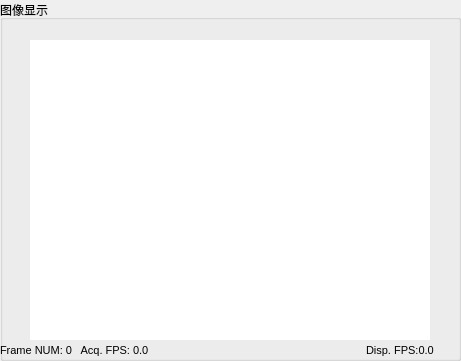
     <widget class="QGroupBox" name="groupBox">
      <property name="geometry">
       <rect>
        <x>0</x>
        <y>0</y>
        <width>461</width>
        <height>361</height>
       </rect>
      </property>
      <property name="title">
       <string>图像显示</string>
      </property>
      <widget class="QLabel" name="ShowFrameRateLabel_1">
       <property name="geometry">
        <rect>
         <x>366</x>
         <y>340</y>
         <width>101</width>
         <height>20</height>
        </rect>
       </property>
       <property name="font">
        <font>
         <pointsize>8</pointsize>
        </font>
       </property>
       <property name="text">
        <string>Disp. FPS:0.0   </string>
       </property>
      </widget>
      <widget class="QLabel" name="VendorName_1">
       <property name="geometry">
        <rect>
         <x>0</x>
         <y>20</y>
         <width>121</width>
         <height>16</height>
        </rect>
       </property>
       <property name="font">
        <font>
         <pointsize>8</pointsize>
        </font>
       </property>
       <property name="text">
        <string>&lt;No Device Opened&gt;</string>
       </property>
      </widget>
      <widget class="QLabel" name="AcqFrameRateLabel_1">
       <property name="geometry">
        <rect>
         <x>0</x>
         <y>340</y>
         <width>161</width>
         <height>20</height>
        </rect>
       </property>
       <property name="font">
        <font>
         <pointsize>8</pointsize>
        </font>
       </property>
       <property name="text">
        <string>Frame NUM: 0   Acq. FPS: 0.0      </string>
       </property>
      </widget>
      <widget class="QLabel" name="ImageLabel_1">
       <property name="geometry">
        <rect>
         <x>30</x>
         <y>40</y>
         <width>400</width>
         <height>300</height>
        </rect>
       </property>
       <property name="palette">
        <palette>
         <active>
          <colorrole role="WindowText">
           <brush brushstyle="SolidPattern">
            <color alpha="255">
             <red>0</red>
             <green>0</green>
             <blue>0</blue>
            </color>
           </brush>
          </colorrole>
          <colorrole role="Button">
           <brush brushstyle="SolidPattern">
            <color alpha="255">
             <red>255</red>
             <green>255</green>
             <blue>255</blue>
            </color>
           </brush>
          </colorrole>
          <colorrole role="Light">
           <brush brushstyle="SolidPattern">
            <color alpha="255">
             <red>255</red>
             <green>255</green>
             <blue>255</blue>
            </color>
           </brush>
          </colorrole>
          <colorrole role="Midlight">
           <brush brushstyle="SolidPattern">
            <color alpha="255">
             <red>255</red>
             <green>255</green>
             <blue>255</blue>
            </color>
           </brush>
          </colorrole>
          <colorrole role="Dark">
           <brush brushstyle="SolidPattern">
            <color alpha="255">
             <red>127</red>
             <green>127</green>
             <blue>127</blue>
            </color>
           </brush>
          </colorrole>
          <colorrole role="Mid">
           <brush brushstyle="SolidPattern">
            <color alpha="255">
             <red>170</red>
             <green>170</green>
             <blue>170</blue>
            </color>
           </brush>
          </colorrole>
          <colorrole role="Text">
           <brush brushstyle="SolidPattern">
            <color alpha="255">
             <red>0</red>
             <green>0</green>
             <blue>0</blue>
            </color>
           </brush>
          </colorrole>
          <colorrole role="BrightText">
           <brush brushstyle="SolidPattern">
            <color alpha="255">
             <red>255</red>
             <green>255</green>
             <blue>255</blue>
            </color>
           </brush>
          </colorrole>
          <colorrole role="ButtonText">
           <brush brushstyle="SolidPattern">
            <color alpha="255">
             <red>0</red>
             <green>0</green>
             <blue>0</blue>
            </color>
           </brush>
          </colorrole>
          <colorrole role="Base">
           <brush brushstyle="SolidPattern">
            <color alpha="255">
             <red>255</red>
             <green>255</green>
             <blue>255</blue>
            </color>
           </brush>
          </colorrole>
          <colorrole role="Window">
           <brush brushstyle="SolidPattern">
            <color alpha="255">
             <red>255</red>
             <green>255</green>
             <blue>255</blue>
            </color>
           </brush>
          </colorrole>
          <colorrole role="Shadow">
           <brush brushstyle="SolidPattern">
            <color alpha="255">
             <red>0</red>
             <green>0</green>
             <blue>0</blue>
            </color>
           </brush>
          </colorrole>
          <colorrole role="AlternateBase">
           <brush brushstyle="SolidPattern">
            <color alpha="255">
             <red>255</red>
             <green>255</green>
             <blue>255</blue>
            </color>
           </brush>
          </colorrole>
          <colorrole role="ToolTipBase">
           <brush brushstyle="SolidPattern">
            <color alpha="255">
             <red>255</red>
             <green>255</green>
             <blue>220</blue>
            </color>
           </brush>
          </colorrole>
          <colorrole role="ToolTipText">
           <brush brushstyle="SolidPattern">
            <color alpha="255">
             <red>0</red>
             <green>0</green>
             <blue>0</blue>
            </color>
           </brush>
          </colorrole>
          <colorrole role="PlaceholderText">
           <brush brushstyle="NoBrush">
            <color alpha="128">
             <red>0</red>
             <green>0</green>
             <blue>0</blue>
            </color>
           </brush>
          </colorrole>
         </active>
         <inactive>
          <colorrole role="WindowText">
           <brush brushstyle="SolidPattern">
            <color alpha="255">
             <red>0</red>
             <green>0</green>
             <blue>0</blue>
            </color>
           </brush>
          </colorrole>
          <colorrole role="Button">
           <brush brushstyle="SolidPattern">
            <color alpha="255">
             <red>255</red>
             <green>255</green>
             <blue>255</blue>
            </color>
           </brush>
          </colorrole>
          <colorrole role="Light">
           <brush brushstyle="SolidPattern">
            <color alpha="255">
             <red>255</red>
             <green>255</green>
             <blue>255</blue>
            </color>
           </brush>
          </colorrole>
          <colorrole role="Midlight">
           <brush brushstyle="SolidPattern">
            <color alpha="255">
             <red>255</red>
             <green>255</green>
             <blue>255</blue>
            </color>
           </brush>
          </colorrole>
          <colorrole role="Dark">
           <brush brushstyle="SolidPattern">
            <color alpha="255">
             <red>127</red>
             <green>127</green>
             <blue>127</blue>
            </color>
           </brush>
          </colorrole>
          <colorrole role="Mid">
           <brush brushstyle="SolidPattern">
            <color alpha="255">
             <red>170</red>
             <green>170</green>
             <blue>170</blue>
            </color>
           </brush>
          </colorrole>
          <colorrole role="Text">
           <brush brushstyle="SolidPattern">
            <color alpha="255">
             <red>0</red>
             <green>0</green>
             <blue>0</blue>
            </color>
           </brush>
          </colorrole>
          <colorrole role="BrightText">
           <brush brushstyle="SolidPattern">
            <color alpha="255">
             <red>255</red>
             <green>255</green>
             <blue>255</blue>
            </color>
           </brush>
          </colorrole>
          <colorrole role="ButtonText">
           <brush brushstyle="SolidPattern">
            <color alpha="255">
             <red>0</red>
             <green>0</green>
             <blue>0</blue>
            </color>
           </brush>
          </colorrole>
          <colorrole role="Base">
           <brush brushstyle="SolidPattern">
            <color alpha="255">
             <red>255</red>
             <green>255</green>
             <blue>255</blue>
            </color>
           </brush>
          </colorrole>
          <colorrole role="Window">
           <brush brushstyle="SolidPattern">
            <color alpha="255">
             <red>255</red>
             <green>255</green>
             <blue>255</blue>
            </color>
           </brush>
          </colorrole>
          <colorrole role="Shadow">
           <brush brushstyle="SolidPattern">
            <color alpha="255">
             <red>0</red>
             <green>0</green>
             <blue>0</blue>
            </color>
           </brush>
          </colorrole>
          <colorrole role="AlternateBase">
           <brush brushstyle="SolidPattern">
            <color alpha="255">
             <red>255</red>
             <green>255</green>
             <blue>255</blue>
            </color>
           </brush>
          </colorrole>
          <colorrole role="ToolTipBase">
           <brush brushstyle="SolidPattern">
            <color alpha="255">
             <red>255</red>
             <green>255</green>
             <blue>220</blue>
            </color>
           </brush>
          </colorrole>
          <colorrole role="ToolTipText">
           <brush brushstyle="SolidPattern">
            <color alpha="255">
             <red>0</red>
             <green>0</green>
             <blue>0</blue>
            </color>
           </brush>
          </colorrole>
          <colorrole role="PlaceholderText">
           <brush brushstyle="NoBrush">
            <color alpha="128">
             <red>0</red>
             <green>0</green>
             <blue>0</blue>
            </color>
           </brush>
          </colorrole>
         </inactive>
         <disabled>
          <colorrole role="WindowText">
           <brush brushstyle="SolidPattern">
            <color alpha="255">
             <red>127</red>
             <green>127</green>
             <blue>127</blue>
            </color>
           </brush>
          </colorrole>
          <colorrole role="Button">
           <brush brushstyle="SolidPattern">
            <color alpha="255">
             <red>255</red>
             <green>255</green>
             <blue>255</blue>
            </color>
           </brush>
          </colorrole>
          <colorrole role="Light">
           <brush brushstyle="SolidPattern">
            <color alpha="255">
             <red>255</red>
             <green>255</green>
             <blue>255</blue>
            </color>
           </brush>
          </colorrole>
          <colorrole role="Midlight">
           <brush brushstyle="SolidPattern">
            <color alpha="255">
             <red>255</red>
             <green>255</green>
             <blue>255</blue>
            </color>
           </brush>
          </colorrole>
          <colorrole role="Dark">
           <brush brushstyle="SolidPattern">
            <color alpha="255">
             <red>127</red>
             <green>127</green>
             <blue>127</blue>
            </color>
           </brush>
          </colorrole>
          <colorrole role="Mid">
           <brush brushstyle="SolidPattern">
            <color alpha="255">
             <red>170</red>
             <green>170</green>
             <blue>170</blue>
            </color>
           </brush>
          </colorrole>
          <colorrole role="Text">
           <brush brushstyle="SolidPattern">
            <color alpha="255">
             <red>127</red>
             <green>127</green>
             <blue>127</blue>
            </color>
           </brush>
          </colorrole>
          <colorrole role="BrightText">
           <brush brushstyle="SolidPattern">
            <color alpha="255">
             <red>255</red>
             <green>255</green>
             <blue>255</blue>
            </color>
           </brush>
          </colorrole>
          <colorrole role="ButtonText">
           <brush brushstyle="SolidPattern">
            <color alpha="255">
             <red>127</red>
             <green>127</green>
             <blue>127</blue>
            </color>
           </brush>
          </colorrole>
          <colorrole role="Base">
           <brush brushstyle="SolidPattern">
            <color alpha="255">
             <red>255</red>
             <green>255</green>
             <blue>255</blue>
            </color>
           </brush>
          </colorrole>
          <colorrole role="Window">
           <brush brushstyle="SolidPattern">
            <color alpha="255">
             <red>255</red>
             <green>255</green>
             <blue>255</blue>
            </color>
           </brush>
          </colorrole>
          <colorrole role="Shadow">
           <brush brushstyle="SolidPattern">
            <color alpha="255">
             <red>0</red>
             <green>0</green>
             <blue>0</blue>
            </color>
           </brush>
          </colorrole>
          <colorrole role="AlternateBase">
           <brush brushstyle="SolidPattern">
            <color alpha="255">
             <red>255</red>
             <green>255</green>
             <blue>255</blue>
            </color>
           </brush>
          </colorrole>
          <colorrole role="ToolTipBase">
           <brush brushstyle="SolidPattern">
            <color alpha="255">
             <red>255</red>
             <green>255</green>
             <blue>220</blue>
            </color>
           </brush>
          </colorrole>
          <colorrole role="ToolTipText">
           <brush brushstyle="SolidPattern">
            <color alpha="255">
             <red>0</red>
             <green>0</green>
             <blue>0</blue>
            </color>
           </brush>
          </colorrole>
          <colorrole role="PlaceholderText">
           <brush brushstyle="NoBrush">
            <color alpha="128">
             <red>0</red>
             <green>0</green>
             <blue>0</blue>
            </color>
           </brush>
          </colorrole>
         </disabled>
        </palette>
       </property>
       <property name="styleSheet">
        <string notr="true">background-color: rgb(255, 255, 255);</string>
       </property>
       <property name="text">
        <string/>
       </property>
      </widget>
      <widget class="QLabel" name="SerialNumber_1">
       <property name="geometry">
        <rect>
         <x>300</x>
         <y>20</y>
         <width>120</width>
         <height>16</height>
        </rect>
       </property>
       <property name="maximumSize">
        <size>
         <width>500</width>
         <height>16</height>
        </size>
       </property>
       <property name="font">
        <font>
         <pointsize>8</pointsize>
        </font>
       </property>
       <property name="text">
        <string/>
       </property>
      </widget>
      <widget class="QLabel" name="DeviceVersion_1">
       <property name="geometry">
        <rect>
         <x>171</x>
         <y>342</y>
         <width>180</width>
         <height>16</height>
        </rect>
       </property>
       <property name="font">
        <font>
         <pointsize>8</pointsize>
        </font>
       </property>
       <property name="text">
        <string/>
       </property>
      </widget>
      <widget class="QLabel" name="ModelName_1">
       <property name="geometry">
        <rect>
         <x>140</x>
         <y>20</y>
         <width>160</width>
         <height>16</height>
        </rect>
       </property>
       <property name="font">
        <font>
         <pointsize>8</pointsize>
        </font>
       </property>
       <property name="text">
        <string/>
       </property>
      </widget>
     </widget>
